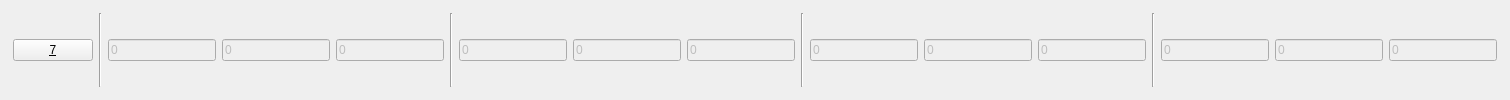
            <widget class="QGroupBox" name="groupbox7">
             <property name="autoFillBackground">
              <bool>false</bool>
             </property>
             <property name="styleSheet">
              <string notr="true">QGroupBox {
  border: 2px solid;
  border-color: rgba(255, 255, 255, 0);
}</string>
             </property>
             <property name="title">
              <string/>
             </property>
             <property name="alignment">
              <set>Qt::AlignLeading|Qt::AlignLeft|Qt::AlignTop</set>
             </property>
             <layout class="QHBoxLayout" name="horizontalLayout_20">
              <item>
               <layout class="QHBoxLayout" name="horizontalLayout_21">
                <item>
                 <widget class="QPushButton" name="valve7">
                  <property name="sizePolicy">
                   <sizepolicy hsizetype="Expanding" vsizetype="Fixed">
                    <horstretch>0</horstretch>
                    <verstretch>0</verstretch>
                   </sizepolicy>
                  </property>
                  <property name="text">
                   <string>&amp;7</string>
                  </property>
                  <property name="checkable">
                   <bool>true</bool>
                  </property>
                 </widget>
                </item>
                <item>
                 <widget class="Line" name="line_35">
                  <property name="orientation">
                   <enum>Qt::Vertical</enum>
                  </property>
                 </widget>
                </item>
                <item>
                 <widget class="QLineEdit" name="edit7_delayh">
                  <property name="enabled">
                   <bool>false</bool>
                  </property>
                  <property name="styleSheet">
                   <string notr="true"/>
                  </property>
                  <property name="text">
                   <string>0</string>
                  </property>
                 </widget>
                </item>
                <item>
                 <widget class="QLineEdit" name="edit7_delaym">
                  <property name="enabled">
                   <bool>false</bool>
                  </property>
                  <property name="text">
                   <string>0</string>
                  </property>
                 </widget>
                </item>
                <item>
                 <widget class="QLineEdit" name="edit7_delays">
                  <property name="enabled">
                   <bool>false</bool>
                  </property>
                  <property name="text">
                   <string>0</string>
                  </property>
                 </widget>
                </item>
                <item>
                 <widget class="Line" name="line_36">
                  <property name="orientation">
                   <enum>Qt::Vertical</enum>
                  </property>
                 </widget>
                </item>
                <item>
                 <widget class="QLineEdit" name="edit7_onh">
                  <property name="enabled">
                   <bool>false</bool>
                  </property>
                  <property name="text">
                   <string>0</string>
                  </property>
                 </widget>
                </item>
                <item>
                 <widget class="QLineEdit" name="edit7_onm">
                  <property name="enabled">
                   <bool>false</bool>
                  </property>
                  <property name="text">
                   <string>0</string>
                  </property>
                 </widget>
                </item>
                <item>
                 <widget class="QLineEdit" name="edit7_ons">
                  <property name="enabled">
                   <bool>false</bool>
                  </property>
                  <property name="text">
                   <string>0</string>
                  </property>
                 </widget>
                </item>
                <item>
                 <widget class="Line" name="line_37">
                  <property name="orientation">
                   <enum>Qt::Vertical</enum>
                  </property>
                 </widget>
                </item>
                <item>
                 <widget class="QLineEdit" name="edit7_offh">
                  <property name="enabled">
                   <bool>false</bool>
                  </property>
                  <property name="text">
                   <string>0</string>
                  </property>
                 </widget>
                </item>
                <item>
                 <widget class="QLineEdit" name="edit7_offm">
                  <property name="enabled">
                   <bool>false</bool>
                  </property>
                  <property name="text">
                   <string>0</string>
                  </property>
                 </widget>
                </item>
                <item>
                 <widget class="QLineEdit" name="edit7_offs">
                  <property name="enabled">
                   <bool>false</bool>
                  </property>
                  <property name="text">
                   <string>0</string>
                  </property>
                  <property name="placeholderText">
                   <string/>
                  </property>
                 </widget>
                </item>
                <item>
                 <widget class="Line" name="line_38">
                  <property name="orientation">
                   <enum>Qt::Vertical</enum>
                  </property>
                 </widget>
                </item>
                <item>
                 <widget class="QLineEdit" name="edit7_totalh">
                  <property name="enabled">
                   <bool>false</bool>
                  </property>
                  <property name="text">
                   <string>0</string>
                  </property>
                  <property name="placeholderText">
                   <string/>
                  </property>
                 </widget>
                </item>
                <item>
                 <widget class="QLineEdit" name="edit7_totalm">
                  <property name="enabled">
                   <bool>false</bool>
                  </property>
                  <property name="text">
                   <string>0</string>
                  </property>
                  <property name="placeholderText">
                   <string/>
                  </property>
                 </widget>
                </item>
                <item>
                 <widget class="QLineEdit" name="edit7_totals">
                  <property name="enabled">
                   <bool>false</bool>
                  </property>
                  <property name="text">
                   <string>0</string>
                  </property>
                  <property name="placeholderText">
                   <string/>
                  </property>
                 </widget>
                </item>
               </layout>
              </item>
             </layout>
            </widget>
